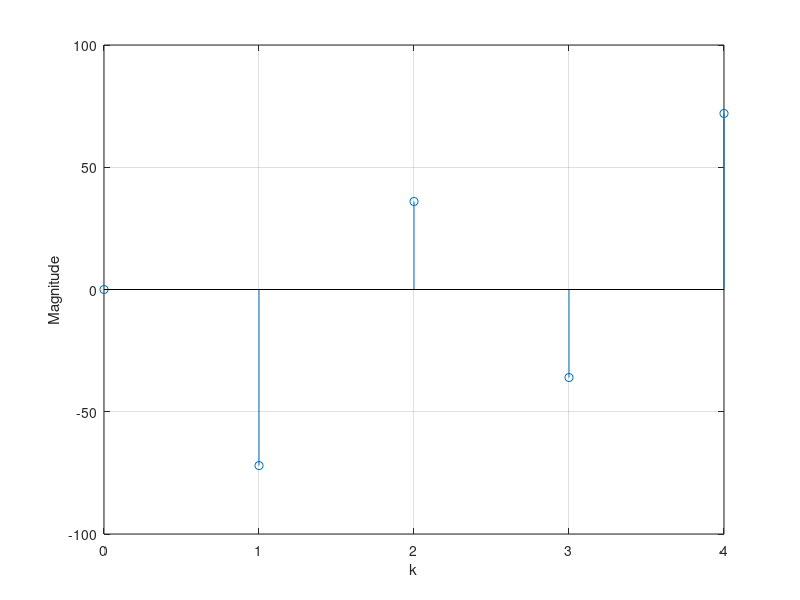

The MATLAB source for this figure:
%phase plot
clf;
N = input('Signal length = ');
R = input('DFT length = ');
%fr = input('Type in the sinusoid frequencies = ');
n = 0:N-1;
x =[1 1 1 0];
Fx = fft(x,R);
k = 0:R-1;
p=unwrap(angle(Fx));
stem(k,p*180/pi);grid
xlabel('k'); ylabel('Magnitude');
